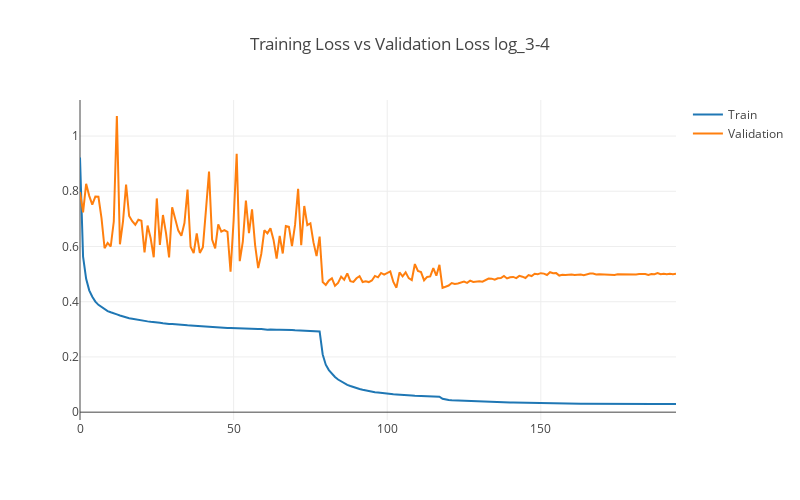

The code cell stored with this chart in its notebook:
### Code cell
title = "Training Loss vs Validation Loss " + name
fig_name = name + "_loss.html"

trace1 = go.Scatter(
    x = epoch,
    y = loss,
    mode = 'lines',
    name = 'Train'
)

trace2 = go.Scatter(
    x = epoch,
    y = val_loss,
    mode = 'lines',
    name = 'Validation'
)

layout = go.Layout(
    width=800,
    height=500,
    title= title
)
data = [trace1, trace2]
fig2 = go.Figure(data=data, layout=layout)
plotly.offline.iplot(fig2)

### Figure 1 — Plotly figure (JSON) as saved in the notebook; plotly's stock layout.template omitted (floating-point values rounded to 4 significant figures; data arrays with more than 128 entries replaced by an {"elided": "..."} marker saying what was removed)
{"data": [{"mode": "lines", "name": "Train", "type": "scatter", "uid": "1e2af19e-0819-11e9-94c7-a45e60efef4d", "x": {"elided": "195 int values"}, "y": {"elided": "195 float values"}}, {"mode": "lines", "name": "Validation", "type": "scatter", "uid": "1e2af506-0819-11e9-a857-a45e60efef4d", "x": {"elided": "195 int values"}, "y": {"elided": "195 float values"}}], "layout": {"height": 500, "title": "Training Loss vs Validation Loss log_3-4", "width": 800}}
